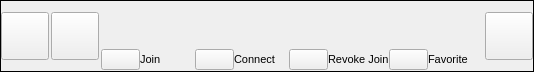
<?xml version="1.0" encoding="UTF-8"?>
<ui version="4.0">
 <class>GuiHostedListItemUi</class>
 <widget class="QWidget" name="GuiHostedListItemUi">
  <property name="geometry">
   <rect>
    <x>0</x>
    <y>0</y>
    <width>534</width>
    <height>72</height>
   </rect>
  </property>
  <property name="sizePolicy">
   <sizepolicy hsizetype="Expanding" vsizetype="Fixed">
    <horstretch>0</horstretch>
    <verstretch>0</verstretch>
   </sizepolicy>
  </property>
  <property name="minimumSize">
   <size>
    <width>0</width>
    <height>0</height>
   </size>
  </property>
  <property name="maximumSize">
   <size>
    <width>16777215</width>
    <height>16777215</height>
   </size>
  </property>
  <property name="font">
   <font>
    <pointsize>8</pointsize>
   </font>
  </property>
  <property name="windowTitle">
   <string notr="true">GuiHosted</string>
  </property>
  <property name="styleSheet">
   <string notr="true"/>
  </property>
  <layout class="QGridLayout" name="gridLayout">
   <property name="leftMargin">
    <number>0</number>
   </property>
   <property name="topMargin">
    <number>0</number>
   </property>
   <property name="rightMargin">
    <number>0</number>
   </property>
   <property name="bottomMargin">
    <number>0</number>
   </property>
   <property name="spacing">
    <number>0</number>
   </property>
   <item row="0" column="0">
    <widget class="QFrame" name="frame">
     <property name="sizePolicy">
      <sizepolicy hsizetype="Expanding" vsizetype="Preferred">
       <horstretch>0</horstretch>
       <verstretch>0</verstretch>
      </sizepolicy>
     </property>
     <property name="frameShape">
      <enum>QFrame::Box</enum>
     </property>
     <layout class="QHBoxLayout" name="horizontalLayout_2">
      <property name="spacing">
       <number>2</number>
      </property>
      <property name="leftMargin">
       <number>0</number>
      </property>
      <property name="topMargin">
       <number>0</number>
      </property>
      <property name="rightMargin">
       <number>0</number>
      </property>
      <property name="bottomMargin">
       <number>0</number>
      </property>
      <item>
       <widget class="VxPushButton" name="m_IconButton">
        <property name="sizePolicy">
         <sizepolicy hsizetype="Fixed" vsizetype="Fixed">
          <horstretch>0</horstretch>
          <verstretch>0</verstretch>
         </sizepolicy>
        </property>
        <property name="minimumSize">
         <size>
          <width>48</width>
          <height>48</height>
         </size>
        </property>
        <property name="maximumSize">
         <size>
          <width>48</width>
          <height>48</height>
         </size>
        </property>
        <property name="text">
         <string notr="true"/>
        </property>
        <property name="iconSize">
         <size>
          <width>48</width>
          <height>48</height>
         </size>
        </property>
       </widget>
      </item>
      <item>
       <widget class="VxPushButton" name="m_FriendshipButton">
        <property name="sizePolicy">
         <sizepolicy hsizetype="Fixed" vsizetype="Fixed">
          <horstretch>0</horstretch>
          <verstretch>0</verstretch>
         </sizepolicy>
        </property>
        <property name="minimumSize">
         <size>
          <width>48</width>
          <height>48</height>
         </size>
        </property>
        <property name="maximumSize">
         <size>
          <width>48</width>
          <height>48</height>
         </size>
        </property>
        <property name="text">
         <string notr="true"/>
        </property>
        <property name="iconSize">
         <size>
          <width>48</width>
          <height>48</height>
         </size>
        </property>
       </widget>
      </item>
      <item>
       <layout class="QVBoxLayout" name="verticalLayout">
        <property name="spacing">
         <number>0</number>
        </property>
        <item>
         <layout class="QHBoxLayout" name="TitleHorizontalLayout">
          <property name="spacing">
           <number>0</number>
          </property>
          <property name="leftMargin">
           <number>0</number>
          </property>
          <item>
           <widget class="QLabel" name="m_TitlePart1">
            <property name="font">
             <font>
              <pointsize>9</pointsize>
              <weight>50</weight>
              <italic>false</italic>
              <bold>false</bold>
             </font>
            </property>
            <property name="text">
             <string notr="true"/>
            </property>
           </widget>
          </item>
          <item>
           <widget class="QLabel" name="m_TitlePart2">
            <property name="font">
             <font>
              <pointsize>9</pointsize>
             </font>
            </property>
            <property name="text">
             <string notr="true"/>
            </property>
           </widget>
          </item>
          <item>
           <spacer name="horizontalSpacer">
            <property name="orientation">
             <enum>Qt::Horizontal</enum>
            </property>
            <property name="sizeHint" stdset="0">
             <size>
              <width>40</width>
              <height>20</height>
             </size>
            </property>
           </spacer>
          </item>
         </layout>
        </item>
        <item>
         <layout class="QHBoxLayout" name="DescHorizontalLayout">
          <property name="spacing">
           <number>0</number>
          </property>
          <item>
           <widget class="QLabel" name="m_DescPart1">
            <property name="font">
             <font>
              <pointsize>9</pointsize>
             </font>
            </property>
            <property name="text">
             <string notr="true"/>
            </property>
           </widget>
          </item>
          <item>
           <widget class="QLabel" name="m_DescPart2">
            <property name="font">
             <font>
              <pointsize>9</pointsize>
             </font>
            </property>
            <property name="text">
             <string notr="true"/>
            </property>
           </widget>
          </item>
          <item>
           <spacer name="horizontalSpacer_2">
            <property name="orientation">
             <enum>Qt::Horizontal</enum>
            </property>
            <property name="sizeHint" stdset="0">
             <size>
              <width>40</width>
              <height>20</height>
             </size>
            </property>
           </spacer>
          </item>
         </layout>
        </item>
        <item>
         <layout class="QHBoxLayout" name="horizontalLayout">
          <item>
           <widget class="VxPushButton" name="m_JoinButton">
            <property name="text">
             <string/>
            </property>
           </widget>
          </item>
          <item>
           <widget class="QLabel" name="m_JoinLabel">
            <property name="sizePolicy">
             <sizepolicy hsizetype="Expanding" vsizetype="Preferred">
              <horstretch>0</horstretch>
              <verstretch>0</verstretch>
             </sizepolicy>
            </property>
            <property name="text">
             <string>Join</string>
            </property>
           </widget>
          </item>
          <item>
           <widget class="VxPushButton" name="m_ConnectButton">
            <property name="text">
             <string/>
            </property>
           </widget>
          </item>
          <item>
           <widget class="QLabel" name="m_ConnectLabel">
            <property name="sizePolicy">
             <sizepolicy hsizetype="Expanding" vsizetype="Preferred">
              <horstretch>0</horstretch>
              <verstretch>0</verstretch>
             </sizepolicy>
            </property>
            <property name="text">
             <string>Connect</string>
            </property>
           </widget>
          </item>
          <item>
           <widget class="VxPushButton" name="m_KickButton">
            <property name="text">
             <string notr="true"/>
            </property>
           </widget>
          </item>
          <item>
           <widget class="QLabel" name="m_KickLabel">
            <property name="sizePolicy">
             <sizepolicy hsizetype="Expanding" vsizetype="Preferred">
              <horstretch>0</horstretch>
              <verstretch>0</verstretch>
             </sizepolicy>
            </property>
            <property name="text">
             <string>Revoke Join</string>
            </property>
           </widget>
          </item>
          <item>
           <widget class="VxPushButton" name="m_FavoriteButton">
            <property name="text">
             <string notr="true"/>
            </property>
           </widget>
          </item>
          <item>
           <widget class="QLabel" name="m_FavoriteLabel">
            <property name="sizePolicy">
             <sizepolicy hsizetype="Expanding" vsizetype="Preferred">
              <horstretch>0</horstretch>
              <verstretch>0</verstretch>
             </sizepolicy>
            </property>
            <property name="text">
             <string>Favorite</string>
            </property>
           </widget>
          </item>
         </layout>
        </item>
       </layout>
      </item>
      <item>
       <widget class="VxPushButton" name="m_MenuButton">
        <property name="sizePolicy">
         <sizepolicy hsizetype="Fixed" vsizetype="Fixed">
          <horstretch>0</horstretch>
          <verstretch>0</verstretch>
         </sizepolicy>
        </property>
        <property name="minimumSize">
         <size>
          <width>48</width>
          <height>48</height>
         </size>
        </property>
        <property name="maximumSize">
         <size>
          <width>48</width>
          <height>48</height>
         </size>
        </property>
        <property name="text">
         <string notr="true"/>
        </property>
        <property name="iconSize">
         <size>
          <width>48</width>
          <height>48</height>
         </size>
        </property>
       </widget>
      </item>
     </layout>
    </widget>
   </item>
  </layout>
 </widget>
 <customwidgets>
  <customwidget>
   <class>VxPushButton</class>
   <extends>QPushButton</extends>
   <header>VxPushButton.h</header>
  </customwidget>
 </customwidgets>
 <resources/>
 <connections/>
</ui>
